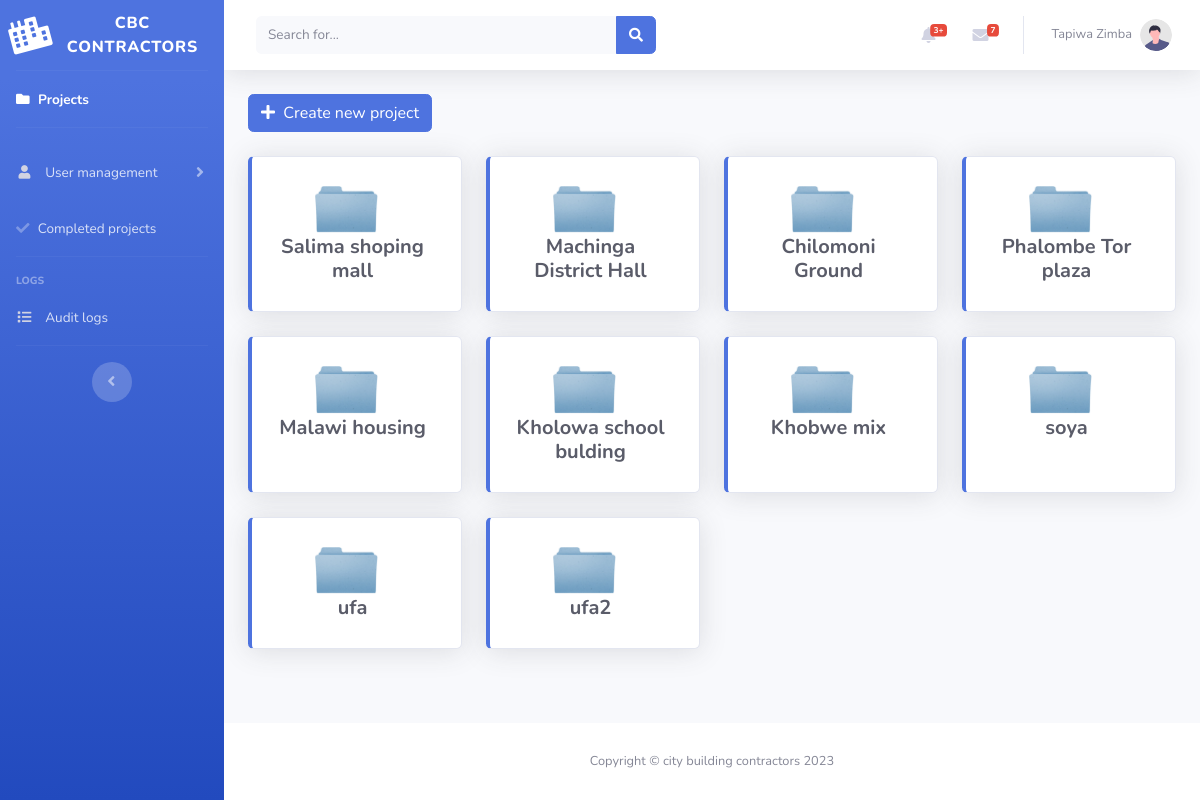
Page / (signed in) on the committed database.
### tables this page shows
CREATE TABLE `project` (
  `id` int(15) NOT NULL,
  `projectName` varchar(250) DEFAULT NULL,
  `description` varchar(250) DEFAULT NULL,
  `code` varchar(45) DEFAULT NULL,
  `startDate` date NOT NULL,
  `duration` varchar(200) NOT NULL,
  `location` varchar(250) NOT NULL,
  `foreman` varchar(250) NOT NULL,
  `supervisor` varchar(250) NOT NULL,
  `engineer` varchar(250) NOT NULL,
  `status` int(15) NOT NULL
);

### index.php (the view, shortened to what this page needs)
<!DOCTYPE html>
<html lang="en">
<head>
    <link href="vendor/fontawesome-free/css/all.min.css" rel="stylesheet" type="text/css">
        <link href="https://cdn.jsdelivr.net/npm/bootstrap@5.3.0/dist/css/bootstrap.min.css" rel="stylesheet">
    <link href="css/sb-admin-2.min.css" rel="stylesheet">
</head>
<body id="page-top">
    <div id="wrapper">
        <ul class="navbar-nav bg-gradient-primary sidebar sidebar-dark accordion" id="accordionSidebar">
            <a class="sidebar-brand d-flex align-items-center justify-content-center" href="index.php">
                <div class="sidebar-brand-icon rotate-n-15">
                   <i class="fas fa-city"></i>
                </div>
                <div class="sidebar-brand-text mx-3">CBC Contractors</div>
            </a>
            <hr class="sidebar-divider my-0">
            <li class="nav-item active">
                <a class="nav-link" href="index.php">
                <i class="fas fa-folder"></i>
                    <span>Projects</span></a>
            </li>
            <hr class="sidebar-divider">
            <li class="nav-item">
                <a class="nav-link collapsed" href="#" data-toggle="collapse" data-target="#collapseTwo"
                    aria-expanded="true" aria-controls="collapseTwo">
                    <i class="fas fa-user fa-sm fa-fw mr-2 text-gray-400"></i>
                    <span>User management</span>
                </a>
            </li>
            <li class="nav-item">
                <a class="nav-link" href="index_completed.php">
                <i class="fas fa-check"></i>
                    <span>Completed projects</span></a>
            </li>
            <hr class="sidebar-divider">
            <div class="sidebar-heading">
                LOGS
            </div>
            <li class="nav-item">
                <a class="nav-link" href="AuditLogs.php">
                <i class="fas fa-list fa-sm fa-fw mr-2 text-gray-400"></i>
                    <span>Audit logs</span></a>
            </li>
            <hr class="sidebar-divider d-none d-md-block">
            <div class="text-center d-none d-md-inline">
                <button class="rounded-circle border-0" id="sidebarToggle"></button>
            </div>
        </ul>
        <div id="content-wrapper" class="d-flex flex-column">
            <div id="content">
                <nav class="navbar navbar-expand navbar-light bg-white topbar mb-4 static-top shadow">
                    <form
                        class="d-none d-sm-inline-block form-inline mr-auto ml-md-3 my-2 my-md-0 mw-100 navbar-search">
                        <div class="input-group">
                            <input type="text" class="form-control bg-light border-0 small" placeholder="Search for..."
                                aria-label="Search" aria-describedby="basic-addon2">
                            <div class="input-group-append">
                                <button class="btn btn-primary" type="button">
                                    <i class="fas fa-search fa-sm"></i>
                                </button>
                            </div>
                        </div>
                    </form>
                    <ul class="navbar-nav ml-auto">
                        <li class="nav-item dropdown no-arrow mx-1">
                            <a class="nav-link dropdown-toggle" href="#" id="alertsDropdown" role="button"
                                data-toggle="dropdown" aria-haspopup="true" aria-expanded="false">
                                <i class="fas fa-bell fa-fw"></i>
                                <span class="badge badge-danger badge-counter">3+</span>
                            </a>
                        </li>
                        <li class="nav-item dropdown no-arrow mx-1">
                            <a class="nav-link dropdown-toggle" href="#" id="messagesDropdown" role="button"
                                data-toggle="dropdown" aria-haspopup="true" aria-expanded="false">
                                <i class="fas fa-envelope fa-fw"></i>
                                <span class="badge badge-danger badge-counter">7</span>
                            </a>
                        </li>
                        <li class="nav-item dropdown no-arrow">
                            <a class="nav-link dropdown-toggle" href="#" id="userDropdown" role="button"
                                data-toggle="dropdown" aria-haspopup="true" aria-expanded="false">
                                <span class="mr-2 d-none d-lg-inline text-gray-600 small"><?php echo $_SESSION["firstName"]." ".$_SESSION["sirname"]?></span>
                                <img class="img-profile rounded-circle"
                                    src="img/undraw_profile.svg">
                            </a>
                        </li>
                    </ul>
                </nav>
                <div class="container-fluid">
                    <div class="d-sm-flex align-items-center justify-content-between mb-4">
                        <a href="Add_project.php">
                            <td> <button name="submit"  class="btn btn-primary"><i class="fas fa-plus"></i>&#160 Create new project</button></td>
                        </a>
                    </div>
             <div class='row'>
                <?php
                    include('db_connection.php');
                    $query = "SELECT * FROM `project` WHERE `status` = 1";
                    $run = mysqli_query($MySQLDb,$query);
                    while($row = $run->fetch_assoc() ){
                            echo "
                        <div class='col-xl-3 col-md-6 mb-4'>
                            <div class='card border-left-primary shadow h-100 py-2'>
                                <div class='card-body'>
                                    <div class='row no-gutters align-items-center'>
                                        <div class='col mr-2'>
                                            <a href='Project_index.php?id=$row[id]'>
                                                <img id='folder'src='img/folder.png' alt='folder'></img>
                                                <div class='h5 mb-0 font-weight-bold text-gray-800' style='text-align:center'> ".$row["projectName"]."</div>
                                                </a>
                                        </div>
                                    </div>
                                </div>
                            </div>
                        </div>
                            ";
                    }
                ?>
            </div>
            </div>
            </div>
            <footer class="sticky-footer bg-white">
                <div class="container my-auto">
                    <div class="copyright text-center my-auto">
                        <span>Copyright &copy; city building contractors 2023</span>
                    </div>
                </div>
            </footer>
        </div>
    </div>
</body>
</html>

### index.php (style rules this page uses)
#folder { height: 40%; width: 40%; margin-left: 26% !important; }

### rows in the picture
project: projectName "Salima shoping mall"
project: projectName "Machinga District Hall"
project: projectName "Chilomoni Ground"
project: projectName "Phalombe Tor plaza"
project: projectName "Malawi housing"
project: projectName "Kholowa school bulding"
project: projectName "Khobwe mix"
project: projectName "soya"
project: projectName "ufa"
project: projectName "ufa2"

### other values in the picture
$_SESSION["firstName"] "Tapiwa"
$_SESSION["sirname"] "Zimba"
